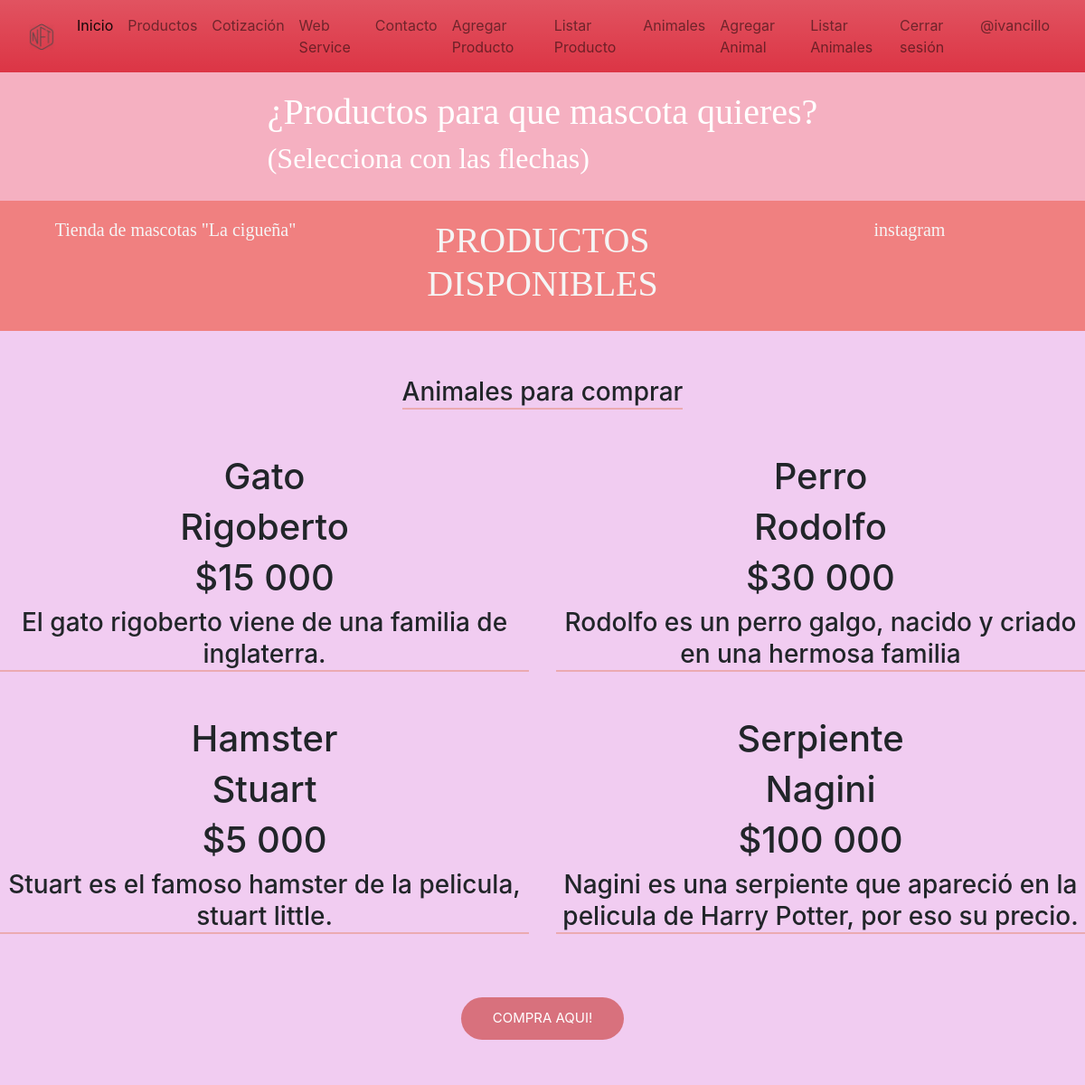
Screenshot of /animales/ (signed in) with the database file from the repository.
### app/models.py (models this page shows, shortened)
class Animal(models.Model):
    nombreA = models.CharField(max_length=50)
    precio = models.IntegerField()
    descripcion = models.TextField()
    tipo_animal = models.ForeignKey(Tipo_animal, on_delete=models.PROTECT)

class Tipo_animal(models.Model):
    nombreA = models.CharField(max_length=50)
    def __str__(self):
        return self.nombreA

### app/views.py (the view)
# urls.py: path('animales/', animales, name="animales"),
def animales(request):
    animales = Animal.objects.all()
    data = {
        'animales': animales
    }
    return render(request, 'app/animales.html',data)

### app/templates/app/animales.html
{% extends 'app/base.html' %}
{% load static %}
{% block contenido %}
<section class="contenido3">
    <div class="comprar">
      <h1> ¿Productos para que mascota quieres?</h1>
      <h2>(Selecciona con las flechas)</h2>
    </div>
  </section>
  <section class="contenido">
    <div class="texto">
        <h5><a> Tienda de mascotas "La cigueña" </a></h5>
    </div>
    <div class="nombre">
        <h1> PRODUCTOS DISPONIBLES</h1>
    </div>
    <div class="redes_sociales">
        <h5>
            <a> instagram </a>
        </h5>
    </div>
</section>
  {% load humanize %}
  <section>
    <div id="work" class="portfolio">
        <div class="container2">
            <div class="row">
                <div class="col-lg-12 col-lg-offset-1 text-center text">
                    <h3>Animales para comprar</h3>
                    <div class="row">
                        {% for p in animales %}
                        <div class="col-md-6 col-sm-6">
                            <h1> {{ p.tipo_animal | capfirst }}  </h1>
                            <h1> {{ p.nombreA | title }}  </h1>
                            <h1> ${{ p.precio | intcomma }}  </h1>
                            <h3> {{ p.descripcion | capfirst }}  </h3>
                        </div>
                        {% endfor %}
                    </div>
                    <a href="{% url 'productos' %}" class="view-more">COMPRA AQUI!</a>
                </div>
            </div>
        </div>
    </div>
</section>
{% endblock %}

### app/templates/app/base.html (shortened to what this page needs)
<!DOCTYPE html>
<html lang="es">
<head>
    <link href="https://cdn.jsdelivr.net/npm/bootstrap@5.1.3/dist/css/bootstrap.min.css" rel="stylesheet"
>
    {% load static %}
    <link rel="stylesheet" href="https://cdn.jsdelivr.net/npm/bootstrap@4.3.1/dist/css/bootstrap.min.css">
    <link rel="stylesheet" href="{% static 'app/css/estilos.css' %}">
</head>
<body>
    <div class="contenedor">
        <nav class="navbar navbar-expand-lg navbar-light bg-danger bg-gradient">
            <div class="container-fluid">
                <a class="navbar-brand" href="#"><img src="{% static 'app/img/nft.png' %}" id="logo1" alt="logo_nft" width="30"></a>
                <div class="collapse navbar-collapse" id="navbarSupportedContent">
                    <ul class="navbar-nav me-auto mb-2 mb-lg-0">
                        <li class="nav-item">
                            <a class="nav-link active" aria-current="page" href="{% url 'home' %}">Inicio</a>
                        </li>
                        <li class="nav-item">
                            <a class="nav-link" href="{% url 'productos' %}">Productos</a>
                        </li>
                        <li class="nav-item">
                            <a class="nav-link" href="{% url 'cotizacion' %}">Cotización</a>
                        </li>
                        <li class="nav-item">
                            <a class="nav-link" href="{% url 'webService' %}">Web Service</a>
                        </li>
                        <li class="nav-item">
                            <a class="nav-link" href="{% url 'contacto' %}">Contacto</a>
                        </li>
                        <li class="nav-item">
                            <a class="nav-link" href="{% url 'agregar_producto' %}">Agregar Producto</a>
                        </li>
                        <li class="nav-item">
                            <a class="nav-link" href="{% url 'listar_productos' %}">Listar Producto</a>
                        </li>
                        <li class="nav-item">
                            <a class="nav-link" href="{% url 'animales' %}">Animales</a>
                        </li>
                        <li class="nav-item">
                            <a class="nav-link" href="{% url 'agregar_animal' %}">Agregar Animal</a>
                        </li>
                        <li class="nav-item">
                            <a class="nav-link" href="{% url 'listar_animales' %}">Listar Animales</a>
                        </li>
                        {% if user.is_authenticated %}
                        <li class="nav-item">
                            <a class="nav-link" href="{% url 'logout' %}">Cerrar sesión</a>
                        </li>
                        <li class="nav-item">
                            <a class="nav-link" href="#">@{{ user.username }}</a>
                        </li>
                        {% endif %}
                    </ul>
                </div>
            </div>
        </nav>
    </div>
    <div id="contenido">
        {% block contenido %}
        {% endblock %}
    </div>
</body>
</html>

### app/static/app/css/estilos.css (style rules this page uses)
.contenedor { display: block; }
#logo1 { width: "30"; height: "24"; alt: ""; }
.contenido { display: flex; background-color: lightcoral; color: whitesmoke; width: 100%; padding: 20px; font-family: verdana; font-weight: bold; }
.texto { width: 30%; text-align: center; }
.nombre { width: 40%; text-align: center; }
.redes_sociales { width: 30%; text-align: center; }
.portfolio { padding: 50px 0; background-color: rgba(202, 58, 202, 0.26); float: left; width: 100%; }
.portfolio h3 { margin-top: 0px; margin-bottom: 50px; border-bottom: 2px solid #ebaab1; display: inline-block; line-height: 35px; }
.view-more { padding: 12px 35px; color: #ffffff; text-decoration: none; display: inline-block; border-radius: 25px 25px 25px 25px; font-size: 15px; background-color: #d8717d; margin-top: 20px; }
.contenido3 { display: flex; background-color: rgb(245, 176, 193); color: white; width: 100%; padding: 20px; font-family: verdana; font-weight: bold; }
.comprar { margin-left: auto; margin-right: auto; }

### rows the page displays
Animal: tipo_animal "Gato", nombreA "Rigoberto", precio "15 000", descripcion "El gato rigoberto viene de una familia de inglaterra."
Animal: tipo_animal "Perro", nombreA "Rodolfo", precio "30 000", descripcion "Rodolfo es un perro galgo, nacido y criado en una hermosa familia"
Animal: tipo_animal "Hamster", nombreA "Stuart", precio "5 000", descripcion "Stuart es el famoso hamster de la pelicula, stuart little."
Animal: tipo_animal "Serpiente", nombreA "Nagini", precio "100 000", descripcion "Nagini es una serpiente que apareció en la pelicula de Harry Potter, por eso su precio."

### other values shown
{{ user.username }} "ivancillo"
